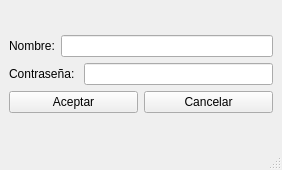
<?xml version="1.0" encoding="UTF-8"?>
<ui version="4.0">
 <class>MainWindow</class>
 <widget class="QMainWindow" name="MainWindow">
  <property name="geometry">
   <rect>
    <x>0</x>
    <y>0</y>
    <width>282</width>
    <height>170</height>
   </rect>
  </property>
  <property name="windowTitle">
   <string>MainWindow</string>
  </property>
  <widget class="QWidget" name="centralwidget">
   <layout class="QVBoxLayout" name="verticalLayout_2">
    <item>
     <layout class="QVBoxLayout" name="verticalLayout">
      <item>
       <layout class="QHBoxLayout" name="horizontalLayout">
        <item>
         <widget class="QLabel" name="label">
          <property name="text">
           <string>Nombre:</string>
          </property>
         </widget>
        </item>
        <item>
         <widget class="QLineEdit" name="lineEdit"/>
        </item>
       </layout>
      </item>
      <item>
       <layout class="QHBoxLayout" name="horizontalLayout_2">
        <item>
         <widget class="QLabel" name="label_2">
          <property name="text">
           <string>Contraseña: </string>
          </property>
         </widget>
        </item>
        <item>
         <widget class="QLineEdit" name="lineEdit_2"/>
        </item>
       </layout>
      </item>
      <item>
       <layout class="QHBoxLayout" name="horizontalLayout_3">
        <item>
         <widget class="QPushButton" name="botonAceptar">
          <property name="text">
           <string>Aceptar</string>
          </property>
         </widget>
        </item>
        <item>
         <widget class="QPushButton" name="pushButton_2">
          <property name="text">
           <string>Cancelar</string>
          </property>
         </widget>
        </item>
       </layout>
      </item>
     </layout>
    </item>
   </layout>
  </widget>
  <widget class="QMenuBar" name="menubar">
   <property name="geometry">
    <rect>
     <x>0</x>
     <y>0</y>
     <width>282</width>
     <height>33</height>
    </rect>
   </property>
  </widget>
  <widget class="QStatusBar" name="statusbar"/>
 </widget>
 <resources/>
 <connections/>
</ui>
